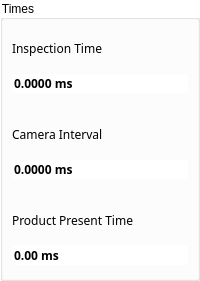
         <widget class="QGroupBox" name="groupBoxMeasureTimes">
          <property name="styleSheet">
           <string notr="true">QGroupBox{
    background-color: transparent;
}</string>
          </property>
          <property name="title">
           <string>Times</string>
          </property>
          <layout class="QGridLayout" name="gridLayout_38">
           <property name="leftMargin">
            <number>0</number>
           </property>
           <property name="topMargin">
            <number>0</number>
           </property>
           <property name="rightMargin">
            <number>0</number>
           </property>
           <property name="bottomMargin">
            <number>4</number>
           </property>
           <property name="spacing">
            <number>4</number>
           </property>
           <item row="0" column="0">
            <widget class="ContentBoardItem" name="widgetDashBoardInspectionTime" native="true">
             <property name="minimumSize">
              <size>
               <width>0</width>
               <height>82</height>
              </size>
             </property>
             <property name="maximumSize">
              <size>
               <width>16777215</width>
               <height>82</height>
              </size>
             </property>
             <property name="styleSheet">
              <string notr="true">/*QFrame{
     background:rgb(249,247,248);
     min-height: 80px;
     max-height: 80px;
}

QLabel{
  background:rgb(249,247,248);
  color: rgb(39,51,66);
  font-size: 16px;
  font-family: Siemens Sans;
  min-height: 20px;
  max-height: 20px;
}

QDoubleSpinBox{
  background:rgb(249,247,248);
  color: rgb(39,51,66);
  font-size: 16px;
  font-weight: bold;
  font-family: Siemens Sans;
  min-height: 32px;
  max-height: 32px;
}
*/

</string>
             </property>
             <layout class="QGridLayout" name="gridLayout_8">
              <property name="leftMargin">
               <number>9</number>
              </property>
              <property name="rightMargin">
               <number>9</number>
              </property>
              <item row="0" column="0">
               <widget class="QLabel" name="labelDashBoardInspectionTime">
                <property name="font">
                 <font>
                  <family>Siemens Sans</family>
                 </font>
                </property>
                <property name="text">
                 <string>Inspection Time</string>
                </property>
               </widget>
              </item>
              <item row="1" column="0">
               <widget class="QDoubleSpinBox" name="doubleSpinBoxInspectionTime">
                <property name="font">
                 <font>
                  <family>Siemens Sans</family>
                  <weight>75</weight>
                  <bold>true</bold>
                 </font>
                </property>
                <property name="styleSheet">
                 <string notr="true">QDoubleSpinBox{
 border: 0px;
}
</string>
                </property>
                <property name="wrapping">
                 <bool>false</bool>
                </property>
                <property name="frame">
                 <bool>false</bool>
                </property>
                <property name="readOnly">
                 <bool>true</bool>
                </property>
                <property name="buttonSymbols">
                 <enum>QAbstractSpinBox::NoButtons</enum>
                </property>
                <property name="suffix">
                 <string> ms</string>
                </property>
                <property name="decimals">
                 <number>4</number>
                </property>
                <property name="minimum">
                 <double>0.000000000000000</double>
                </property>
                <property name="maximum">
                 <double>10000.000000000000000</double>
                </property>
                <property name="singleStep">
                 <double>0.001000000000000</double>
                </property>
               </widget>
              </item>
             </layout>
            </widget>
           </item>
           <item row="1" column="0">
            <widget class="ContentBoardItem" name="widgetDashBoardRealTimeInterval" native="true">
             <property name="minimumSize">
              <size>
               <width>0</width>
               <height>82</height>
              </size>
             </property>
             <property name="maximumSize">
              <size>
               <width>16777215</width>
               <height>82</height>
              </size>
             </property>
             <property name="styleSheet">
              <string notr="true">/*QFrame{
     background:rgb(249,247,248);
     min-height: 80px;
     max-height: 80px;
}

QLabel{
  background:rgb(249,247,248);
  color: rgb(39,51,66);
  font-size: 16px;
  font-family: Siemens Sans;
  min-height: 20px;
  max-height: 20px;
}

QDoubleSpinBox{
  background:rgb(249,247,248);
  color: rgb(39,51,66);
  font-size: 16px;
  font-weight: bold;
  font-family: Siemens Sans;
  min-height: 32px;
  max-height: 32px;
}
*/</string>
             </property>
             <layout class="QGridLayout" name="gridLayout_9">
              <property name="leftMargin">
               <number>9</number>
              </property>
              <property name="rightMargin">
               <number>9</number>
              </property>
              <item row="2" column="0">
               <widget class="QDoubleSpinBox" name="doubleSpinBoxRealTimeInterval">
                <property name="font">
                 <font>
                  <family>Siemens Sans</family>
                  <weight>75</weight>
                  <bold>true</bold>
                 </font>
                </property>
                <property name="styleSheet">
                 <string notr="true">QDoubleSpinBox{
 border: 0px;
}
</string>
                </property>
                <property name="wrapping">
                 <bool>false</bool>
                </property>
                <property name="frame">
                 <bool>false</bool>
                </property>
                <property name="readOnly">
                 <bool>true</bool>
                </property>
                <property name="buttonSymbols">
                 <enum>QAbstractSpinBox::NoButtons</enum>
                </property>
                <property name="suffix">
                 <string> ms</string>
                </property>
                <property name="decimals">
                 <number>4</number>
                </property>
                <property name="minimum">
                 <double>0.000000000000000</double>
                </property>
                <property name="maximum">
                 <double>10000.000000000000000</double>
                </property>
                <property name="singleStep">
                 <double>0.001000000000000</double>
                </property>
               </widget>
              </item>
              <item row="1" column="0">
               <widget class="QLabel" name="labelDashBoardRealTimeInterval">
                <property name="font">
                 <font>
                  <family>Siemens Sans</family>
                 </font>
                </property>
                <property name="text">
                 <string>Camera Interval</string>
                </property>
               </widget>
              </item>
             </layout>
            </widget>
           </item>
           <item row="2" column="0">
            <widget class="ContentBoardItem" name="widgetDashBoardProductPresetTime" native="true">
             <property name="minimumSize">
              <size>
               <width>0</width>
               <height>82</height>
              </size>
             </property>
             <property name="maximumSize">
              <size>
               <width>16777215</width>
               <height>82</height>
              </size>
             </property>
             <property name="styleSheet">
              <string notr="true">/*QFrame{
     background:rgb(249,247,248);
     min-height: 80px;
     max-height: 80px;
}

QLabel{
  background:rgb(249,247,248);
  color: rgb(39,51,66);
  font-size: 16px;
  font-family: Siemens Sans;
  min-height: 20px;
  max-height: 20px;
}

QDoubleSpinBox{
  background:rgb(249,247,248);
  color: rgb(39,51,66);
  font-size: 16px;
  font-weight: bold;
  font-family: Siemens Sans;
  min-height: 32px;
  max-height: 32px;
}
*/

</string>
             </property>
             <layout class="QGridLayout" name="gridLayout_10">
              <property name="leftMargin">
               <number>9</number>
              </property>
              <property name="rightMargin">
               <number>9</number>
              </property>
              <item row="1" column="0">
               <widget class="QDoubleSpinBox" name="doubleSpinBoxProductPresentTime">
                <property name="font">
                 <font>
                  <family>Siemens Sans</family>
                  <weight>75</weight>
                  <bold>true</bold>
                 </font>
                </property>
                <property name="styleSheet">
                 <string notr="true">QDoubleSpinBox{
 border: 0px;
}
</string>
                </property>
                <property name="wrapping">
                 <bool>false</bool>
                </property>
                <property name="frame">
                 <bool>false</bool>
                </property>
                <property name="readOnly">
                 <bool>true</bool>
                </property>
                <property name="buttonSymbols">
                 <enum>QAbstractSpinBox::NoButtons</enum>
                </property>
                <property name="suffix">
                 <string> ms</string>
                </property>
                <property name="decimals">
                 <number>2</number>
                </property>
                <property name="minimum">
                 <double>0.000000000000000</double>
                </property>
                <property name="maximum">
                 <double>10000.000000000000000</double>
                </property>
                <property name="singleStep">
                 <double>0.001000000000000</double>
                </property>
               </widget>
              </item>
              <item row="0" column="0">
               <widget class="QLabel" name="labelDashBoardProductPresentTime">
                <property name="font">
                 <font>
                  <family>Siemens Sans</family>
                 </font>
                </property>
                <property name="text">
                 <string>Product Present Time</string>
                </property>
               </widget>
              </item>
             </layout>
            </widget>
           </item>
          </layout>
         </widget>
